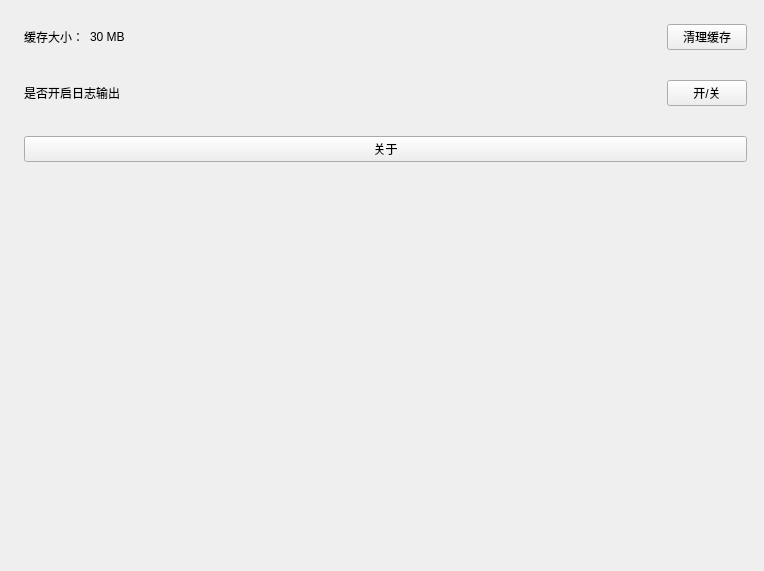
<?xml version="1.0" encoding="UTF-8"?>
<ui version="4.0">
 <class>Form</class>
 <widget class="QWidget" name="Form">
  <property name="geometry">
   <rect>
    <x>0</x>
    <y>0</y>
    <width>764</width>
    <height>571</height>
   </rect>
  </property>
  <property name="windowTitle">
   <string>Form</string>
  </property>
  <widget class="QWidget" name="verticalLayoutWidget">
   <property name="geometry">
    <rect>
     <x>0</x>
     <y>0</y>
     <width>771</width>
     <height>571</height>
    </rect>
   </property>
   <layout class="QVBoxLayout" name="verticalLayout" stretch="0,0,0,1">
    <property name="leftMargin">
     <number>12</number>
    </property>
    <property name="topMargin">
     <number>12</number>
    </property>
    <property name="rightMargin">
     <number>12</number>
    </property>
    <property name="bottomMargin">
     <number>12</number>
    </property>
    <item>
     <layout class="QHBoxLayout" name="horizontalLayout">
      <property name="leftMargin">
       <number>12</number>
      </property>
      <property name="topMargin">
       <number>12</number>
      </property>
      <property name="rightMargin">
       <number>12</number>
      </property>
      <property name="bottomMargin">
       <number>12</number>
      </property>
      <item>
       <widget class="QLabel" name="label_3">
        <property name="text">
         <string>缓存大小：</string>
        </property>
       </widget>
      </item>
      <item>
       <widget class="QLabel" name="label">
        <property name="sizePolicy">
         <sizepolicy hsizetype="Expanding" vsizetype="Expanding">
          <horstretch>0</horstretch>
          <verstretch>0</verstretch>
         </sizepolicy>
        </property>
        <property name="text">
         <string>30 MB</string>
        </property>
       </widget>
      </item>
      <item>
       <widget class="QPushButton" name="pushButton">
        <property name="sizePolicy">
         <sizepolicy hsizetype="Minimum" vsizetype="Expanding">
          <horstretch>0</horstretch>
          <verstretch>0</verstretch>
         </sizepolicy>
        </property>
        <property name="text">
         <string>清理缓存</string>
        </property>
       </widget>
      </item>
     </layout>
    </item>
    <item>
     <layout class="QHBoxLayout" name="horizontalLayout_2">
      <property name="spacing">
       <number>12</number>
      </property>
      <property name="leftMargin">
       <number>12</number>
      </property>
      <property name="topMargin">
       <number>12</number>
      </property>
      <property name="rightMargin">
       <number>12</number>
      </property>
      <property name="bottomMargin">
       <number>12</number>
      </property>
      <item>
       <widget class="QLabel" name="label_2">
        <property name="sizePolicy">
         <sizepolicy hsizetype="Expanding" vsizetype="Expanding">
          <horstretch>0</horstretch>
          <verstretch>0</verstretch>
         </sizepolicy>
        </property>
        <property name="text">
         <string>是否开启日志输出</string>
        </property>
       </widget>
      </item>
      <item>
       <widget class="QPushButton" name="pushButton_2">
        <property name="sizePolicy">
         <sizepolicy hsizetype="Minimum" vsizetype="Expanding">
          <horstretch>0</horstretch>
          <verstretch>0</verstretch>
         </sizepolicy>
        </property>
        <property name="text">
         <string>开/关</string>
        </property>
       </widget>
      </item>
     </layout>
    </item>
    <item>
     <layout class="QHBoxLayout" name="horizontalLayout_3">
      <property name="spacing">
       <number>12</number>
      </property>
      <property name="leftMargin">
       <number>12</number>
      </property>
      <property name="topMargin">
       <number>12</number>
      </property>
      <property name="rightMargin">
       <number>12</number>
      </property>
      <property name="bottomMargin">
       <number>12</number>
      </property>
      <item>
       <widget class="QPushButton" name="pushButton_3">
        <property name="sizePolicy">
         <sizepolicy hsizetype="Minimum" vsizetype="Expanding">
          <horstretch>0</horstretch>
          <verstretch>0</verstretch>
         </sizepolicy>
        </property>
        <property name="text">
         <string>关于</string>
        </property>
       </widget>
      </item>
     </layout>
    </item>
    <item>
     <spacer name="verticalSpacer">
      <property name="orientation">
       <enum>Qt::Vertical</enum>
      </property>
      <property name="sizeHint" stdset="0">
       <size>
        <width>20</width>
        <height>40</height>
       </size>
      </property>
     </spacer>
    </item>
   </layout>
  </widget>
 </widget>
 <resources/>
 <connections/>
</ui>
